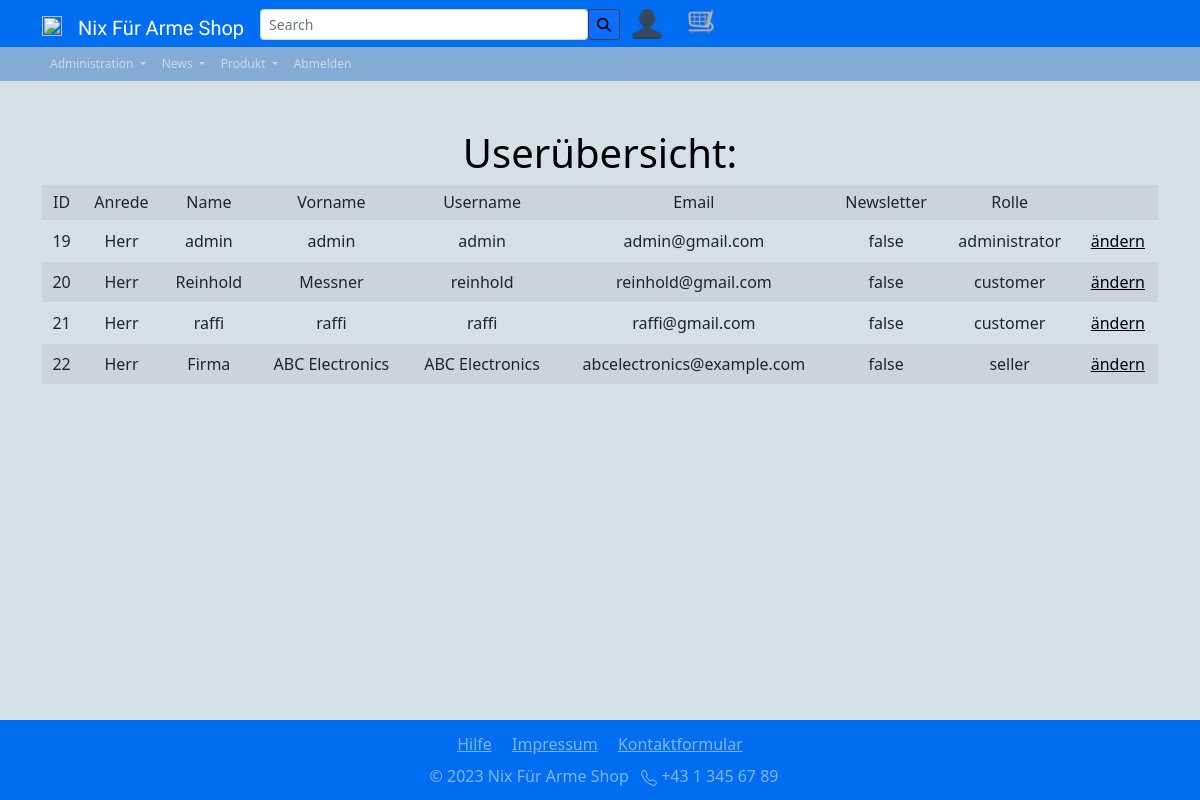
The page /inc/pgs/user_overview.php (signed in) on the database as committed earlier.
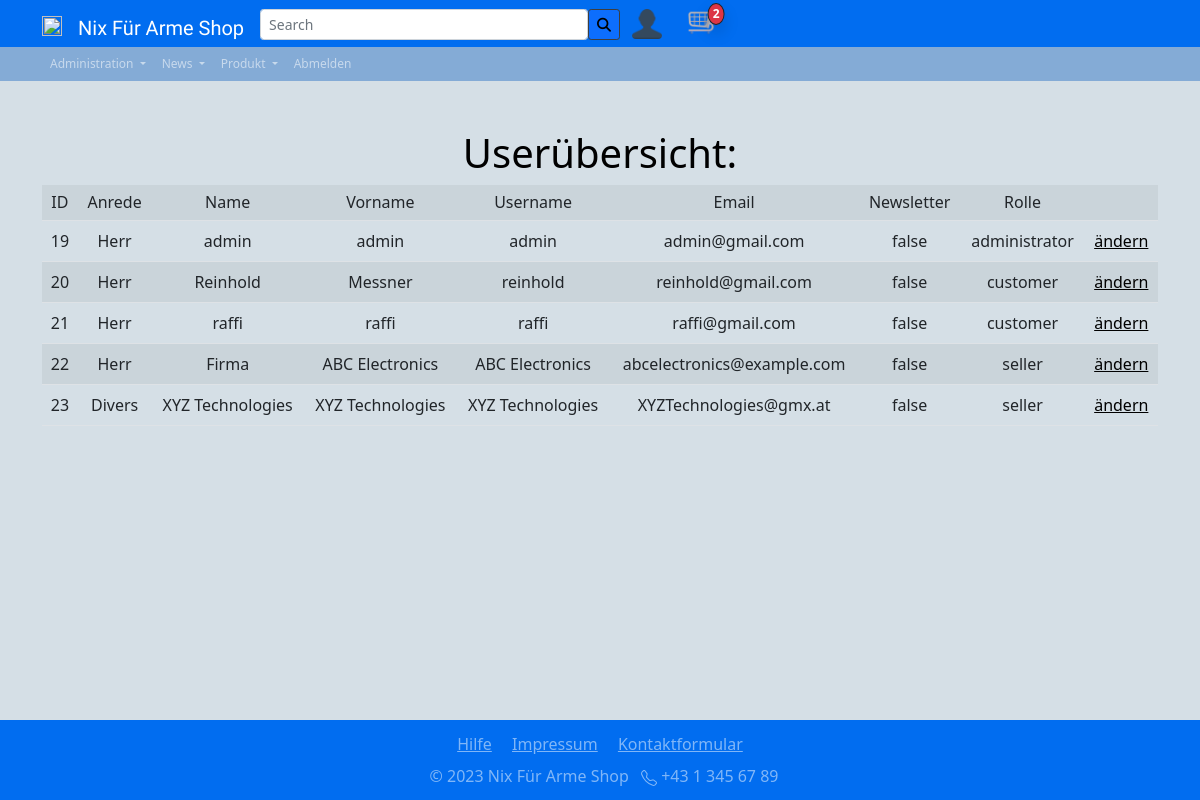
The same page on the database as committed later.
### tables this page shows
CREATE TABLE `users` (
  `id` int(11) NOT NULL,
  `status` varchar(256) NOT NULL DEFAULT 'active',
  `form_of_adress` varchar(256) NOT NULL,
  `name` varchar(256) NOT NULL,
  `surname` varchar(256) NOT NULL,
  `username` varchar(256) NOT NULL,
  `password` varchar(256) NOT NULL,
  `useremail` varchar(256) NOT NULL,
  `birth_date` date NOT NULL,
  `has_newsletter` varchar(256) NOT NULL,
  `role` varchar(256) NOT NULL DEFAULT 'customer',
  `seller_id` int(11) DEFAULT NULL
);

### config/check_shoppingcart_amount.php (called while the page is built, shortened)
<?php
require_once('dbaccess.php');
$db_obj = new mysqli($host, $user, $password, $database);
$currentShoppingcartAmount = mysqli_query($db_obj, "SELECT * FROM shoppingcart");
$currentShoppingcartAmount = mysqli_num_rows($currentShoppingcartAmount);

### inc/pgs/user_overview.php (the view, shortened to what the changed rows need)
<!DOCTYPE html>
<html lang="en">
<head>
  <?php
        include '../includes/head.php';
  require_once('../../config/dbaccess.php');
  ?>
</head>
<body class="d-flex flex-column min-vh-100">
  <div class="container site-font-color text-center">
    <h1 class="h1 mt-5">Userübersicht:</h1>
    <?php
  $db_obj = new mysqli($host, $user, $password, $database);
  $sql =  "SELECT * FROM users ORDER BY id ASC";
  $result = $db_obj->query($sql);
  echo '<div class="table-responsive col-md-12">
    <table class="table table-striped">
    <tr class="h6">
        <td>ID</td>
        <td>Anrede</td>
        <td>Name</td>
        <td>Vorname</td>
        <td>Username</td>
        <td>Email</td>
        <td>Newsletter</td>
        <td>Rolle</td>
        <td></td>
    </tr>';
  while ($row = $result->fetch_assoc()) {
      $field1name = $row["id"];
      $field2name = $row["form_of_adress"];
      $field3name = $row["name"];
      $field4name = $row["surname"];
      $field5name = $row["username"];
      $field6name = $row["useremail"];
      $field7name = $row["has_newsletter"];
      $field8name = $row["role"];
      $field10name = "<a class='site-font-color' href='user_overview_change.php?user=$field1name' method='POST'>ändern</a>";
      echo '<tr>
                <td>'.$field1name.'</td>
                <td>'.$field2name.'</td>
                <td>'.$field3name.'</td>
                <td>'.$field4name.'</td>
                <td>'.$field5name.'</td>
                <td>'.$field6name.'</td>
                <td>'.$field7name.'</td>
                <td>'.$field8name.'</td>
                <td>'.$field10name.'</td>
            </tr>';
  }
  echo "</table></div>";
  ?>
  </div>
</body>
</html>

### inc/includes/nav_logged_in.php (shortened to what the changed rows need)
<?php
include '../../config/check_if_admin.php';
include '../../config/check_shoppingcart_amount.php';
?>
<nav class="navbar sticky-top navbar-expand-sm navbar-dark  " id="nav-primary">
    <div class="container ">
        <div class="collapse navbar-collapse" id="navbarNav">
            <ul class="navbar-nav align-items-center ">
                <li class="nav-item">
                    <div class="container">
                        <div class=" d-inline-flex position-relative ">
                            <a href="shoppingcart.php">
                                <?php
                                if ($currentShoppingcartAmount != 0) {
                                    echo '
                                    <span
                                        class="  badge position-absolute mt-2 start-100 translate-middle shadow p-1 border border-dark bg-danger rounded-circle"
                                        id="shopping-cart-amount">';
                                    echo $currentShoppingcartAmount;
                                    echo '
                                    </span>
                                '                                ;
                                }
?>
                                <img class="" src=" ../../res/img/shopping-cart.png" alt="Avatar"
                                    style="width: 30px; height: 30px;">
                            </a>
                        </div>
                    </div>
                </li>
            </ul>
        </div>
</nav>

Rows that differ between the two databases and show on the page:
added users: id "23", form_of_adress "Divers", name "XYZ Technologies", surname "XYZ Technologies", username "XYZ Technologies", useremail "XYZTechnologies@gmx.at", has_newsletter "false", role "seller"
Other text that changed with them:
$currentShoppingcartAmount: (not shown) → "2"
